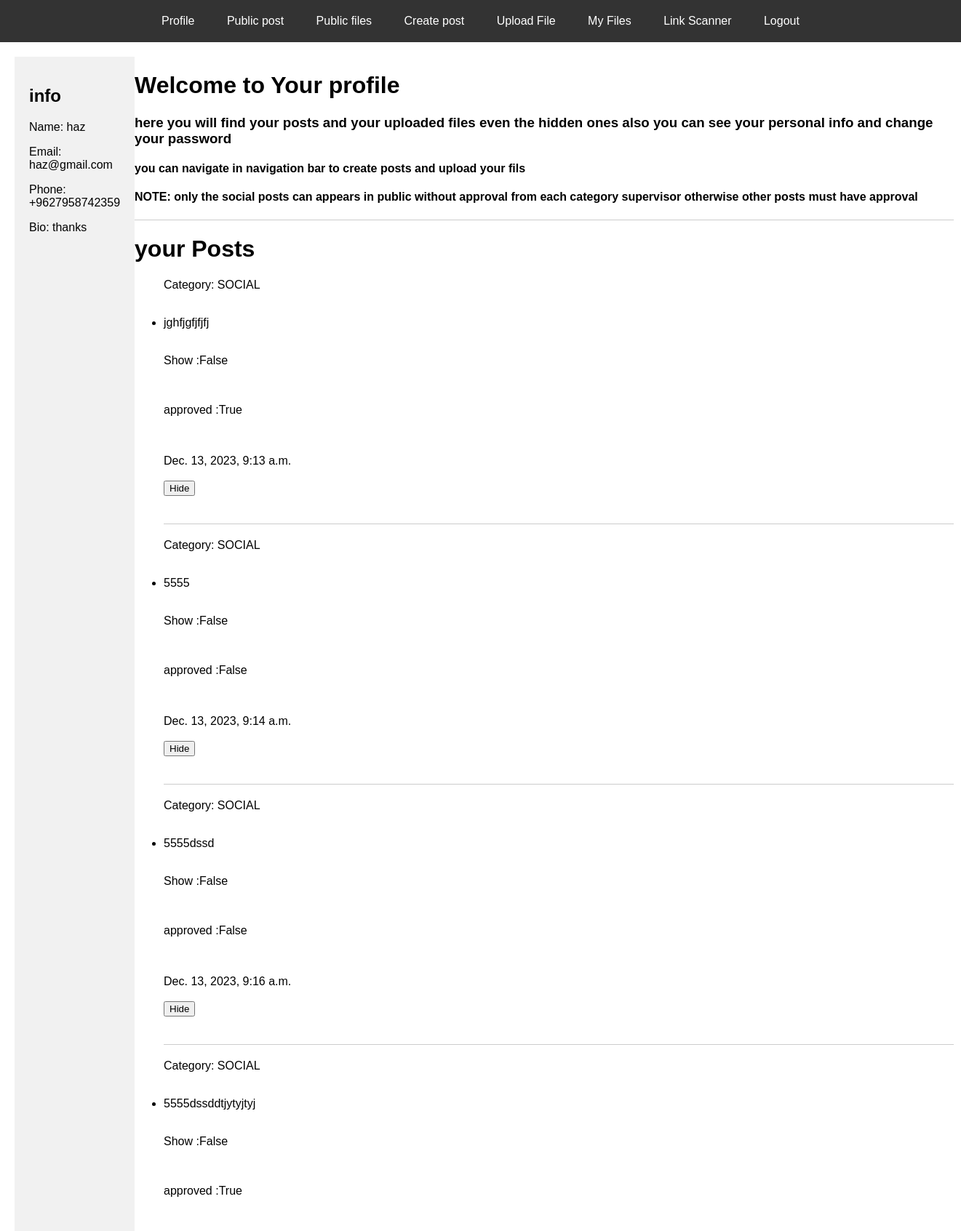
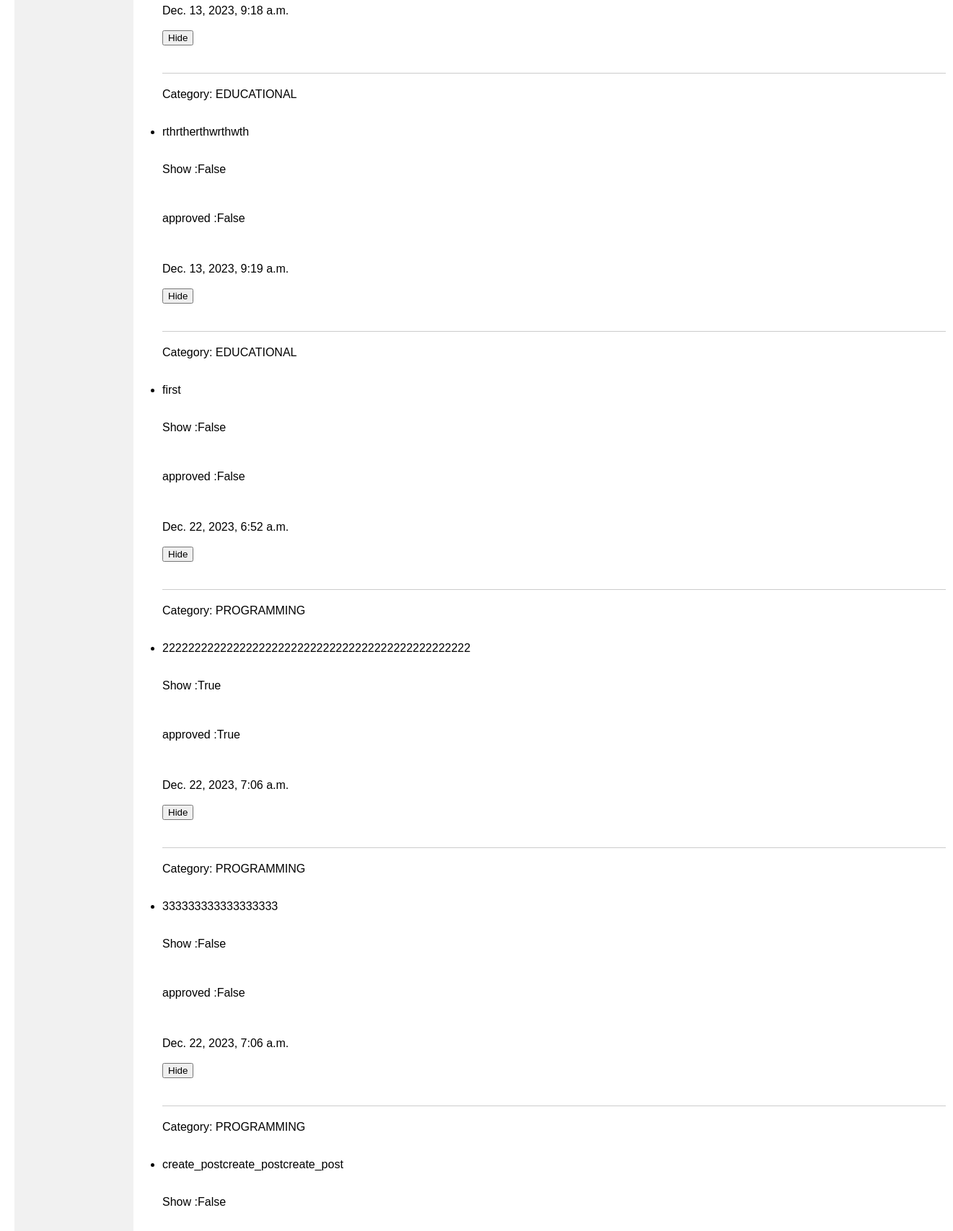
The app's page /profile/ (signed in, upper part) with its own data (2 pictures, top to bottom).
### home/models.py (models this page shows, shortened)
class UserInfo(models.Model):
    phone_regex = RegexValidator(
        regex=r'^\+?1?\d{9,15}$',
        message="Phone number must be entered in the format: '+999999999'. Up to 15 digits allowed."
    )
    user = models.OneToOneField(User, on_delete=models.CASCADE)
    User._meta.get_field('email')._unique = True
    User._meta.get_field('username')._unique = True
    full_name = models.CharField(max_length=100)
    age = models.PositiveIntegerField(validators=[validate_age, ])
    phone_number = models.CharField(validators=[phone_regex], max_length=17, help_text="ex:+9627958742359")
    bio = models.CharField(max_length=200, help_text="enter your bio here")
    failed_login_num = models.IntegerField(default=0)
    is_supervisor = models.BooleanField(default=False)
    pendaccess = models.PositiveIntegerField(default=0)

class Post(models.Model):
    id = models.AutoField(primary_key=True)
    content = models.TextField()
    created_datetime = models.DateTimeField(auto_now_add=True)
    owner = models.ForeignKey(User, on_delete=models.CASCADE)
    category_enum = models.IntegerField(choices=[(choice.value, choice.name) for choice in PostCategoryEnum])
    show = models.BooleanField(default=False)
    approved = models.BooleanField(default=False)

### home/views.py (the view)
# urls.py: path('profile/', views.profile, name='profile'),
@login_required
def profile(request):
    userPosts = Post.objects.filter(owner=request.user)
    return render(request, 'user-temp/profile.html', context={'userPosts': userPosts, 'useremail': request.user.email,'userinfo':request.user.userinfo})

### home/templates/user-temp/profile.html (shortened to what this page needs)
<!DOCTYPE html>
<html lang="en">
<head>
</head>
<body>
    <nav>
        <a href="{% url 'profile' %}">Profile</a>
        <a href="{% url 'puplic_post' %}">Public post</a>
        <a href="{% url 'puplic_files' %}">Public files</a>
        <a href="{% url 'create_post' %}">Create post</a>
        <a href="{% url 'create_file' %}">Upload File</a>
        <a href="{% url 'my_files' %}">My Files</a>
        <a href="{% url 'scan_link' %}">Link Scanner</a>
        <a href="{% url 'user_logout' %}">Logout</a>
    </nav>
    <div class="content">
        <div class="menu">
            <h2>info</h2>
            <p>Name: {{ userinfo.full_name }}</p>
            <p>Email: {{ useremail }}</p>
            <p>Phone: {{ userinfo.phone_number }}</p>
            <p>Bio: {{ userinfo.bio }}</p>
        </div>
        <div>
            <h1>Welcome to Your profile </h1>
            <h3>here you will find your posts and your uploaded files even the hidden ones also you can see your personal info and change your password</h3>
            <h4>you can navigate in navigation bar to create posts and upload your fils  </h4>
            <h4>NOTE: only the social posts can appears in public without approval from each category supervisor otherwise other posts must have approval</h4>
            <hr>
            <div>
            <h1>your Posts</h1>
            {% if userPosts %}
                <ul>
                    {% for post in userPosts %}
                    {% if post.category_enum == 1 %}
                        <p>Category: SOCIAL</p>
                    {% endif %}
                    {% if post.category_enum == 2 %}
                        <p>Category: EDUCATIONAL</p>
                    {% endif %}
                    {% if post.category_enum == 3 %}
                        <p>Category: PROGRAMMING</p>
                    {% endif %}
                    <br>
                    <li>{{ post.content }} <br><br>
            <p> Show :{{post.show}}</p>
            <br>
            <p> approved :{{post.approved}}</p>
            <br> <br>{{ post.created_datetime }}</li>
                    <br>
                    <form action="/hidepost/{{post.id}}/" method = "post">{% csrf_token %}
            <input type="submit" class="btn btn-primary" value="Hide">
            </form>
                    <br>
                    <hr>
            {% endfor %}
                </ul>
            {% else %}
                <p>No posts available.</p>
            {% endif %}
        </div>
        </div>
    </div>
</body>
</html>

### home/templates/user-temp/profile.html (style rules this page uses)
body { font-family: Arial, sans-serif; margin: 0; padding: 0; display: flex; flex-direction: column; height: 100vh; }
nav { background-color: #333; color: white; padding: 10px; text-align: center; }
nav a { color: white; text-decoration: none; padding: 10px 20px; display: inline-block; }
.content { display: flex; flex: 1; padding: 20px; }
.menu { width: 200px; background-color: #f1f1f1; padding: 20px; }
hr { margin: 20px 0; border: none; border-top: 1px solid #ccc; }

### records on screen
UserInfo: full_name "haz", phone_number "+9627958742359", bio "thanks"
Post: category_enum "Category: SOCIAL", content "jghfjgfjfjfj", show "False", approved "True", created_datetime "Dec. 13, 2023, 9:13 a.m."
Post: category_enum "Category: SOCIAL", content "5555", show "False", approved "False", created_datetime "Dec. 13, 2023, 9:14 a.m."
Post: category_enum "Category: SOCIAL", content "5555dssd", show "False", approved "False", created_datetime "Dec. 13, 2023, 9:16 a.m."
Post: category_enum "Category: SOCIAL", content "5555dssddtjytyjtyj", show "False", approved "True", created_datetime "Dec. 13, 2023, 9:18 a.m."
Post: category_enum "Category: EDUCATIONAL", content "rthrtherthwrthwth", show "False", approved "False", created_datetime "Dec. 13, 2023, 9:19 a.m."
Post: category_enum "Category: EDUCATIONAL", content "first", show "False", approved "False", created_datetime "Dec. 22, 2023, 6:52 a.m."
Post: category_enum "Category: PROGRAMMING", content "222222222222222222222222222222222222222222222222", show "True", approved "True", created_datetime "Dec. 22, 2023, 7:06 a.m."
Post: category_enum "Category: PROGRAMMING", content "333333333333333333", show "False", approved "False", created_datetime "Dec. 22, 2023, 7:06 a.m."
Post: category_enum "Category: PROGRAMMING", content "create_postcreate_postcreate_post", show "False"

### other values on screen
{{ useremail }} "haz@gmail.com"
